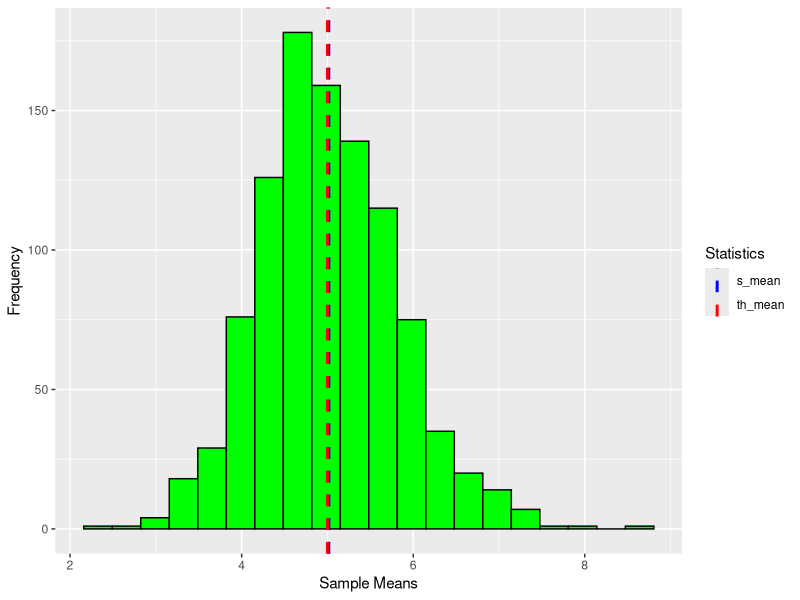
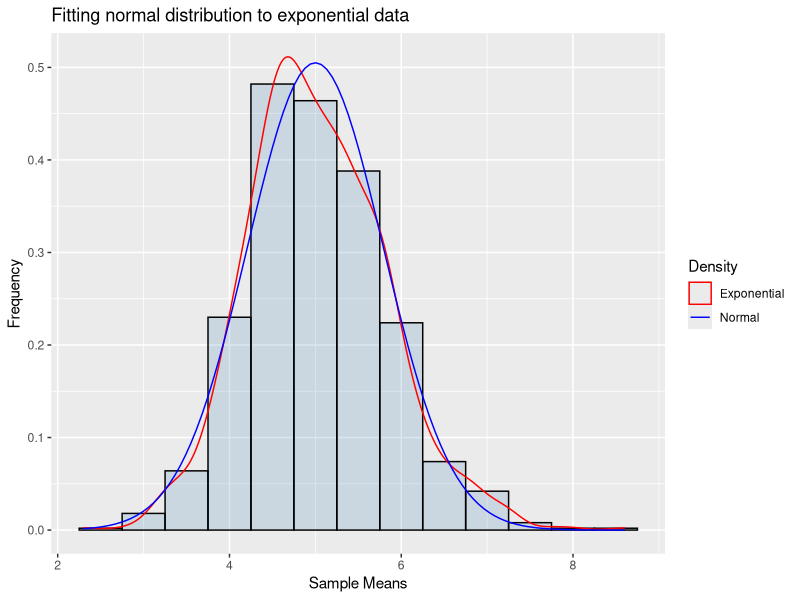

Here is the R script that generated these plots, in order:
## ---- chunk 1
if(!require(tidyverse)) install.packages('tidyverse', 
repos = 'http://cran.us.r-project.org')
if(!require(gridExtra)) install.packages('gridExtra', 
repos = 'http://cran.us.r-project.org')
## specify global chunk options
knitr::opts_chunk$set(fig.width = 5, fig.height = 4, dpi = 300,
                      out.width = '90%', fig.align = 'center',
                      tidy.opts=list(width.cutoff=60),
                      tidy=TRUE,
                      cache = TRUE,
                      message = FALSE,
                      warning = FALSE)
## ---- chunk 2
## Initiate an empty vector s_means:
s_means = NULL
## Populate vector with mean
for (i in 1 : 1000) s_means = c(s_means, mean(rexp(40, rate = 0.2)))
## Let's see some of generated means
head(s_means, 10)
## ---- chunk 3
# Create dataframe with sample means and their indexes
index <-c(1:1000)
df <- data_frame(index, s_means)
# Initiate values for theoretical and mean of generated values
th_mean = 5
s_mean = mean(s_means)
# Plot histogram of generated sample means
ggplot(aes(x = s_means), data = df) + 
  geom_histogram(color = 'black', fill = "green", bins = 20) + 
  geom_vline(aes(xintercept=s_mean,
  color="s_mean"), linetype="dashed",size=1) +
  geom_vline(aes(xintercept=th_mean,
                 color="th_mean"), linetype="dashed",
             size=1) +
  scale_color_manual(name = "Statistics", values = c(s_mean = "blue", th_mean = "red")) +
  xlab("Sample Means") + ylab("Frequency") + labs("Sample Mean versus Theoretical Mean")
## ---- chunk 4
## Variance of sample mean
sample_vars <- var(s_means)
sample_vars
## ---- chunk 5
## Standart deviation of sample mean
sample_sds <- sd(s_means)
sample_sds
## ---- chunk 6
# Plot histogram of generated sample means
fit_normal <- ggplot(df, aes(x=s_means)) + 
  geom_histogram(aes(y = ..density..), color = "black", fill = "steelblue", binwidth = 0.5, alpha = 0.2)+
  labs(title="Fitting normal distribution to exponential data") + 
  geom_density(aes(color = "Exponential")) +
  stat_function(aes(color = "Normal"), fun = dnorm, args=list( mean = th_mean, sd= 0.790)) +
  xlab("Sample Means") + ylab("Frequency") + labs("Sample Mean versus Theoretical Mean")+ 
  scale_colour_manual("Density", values = c("red", "blue"))
fit_normal
